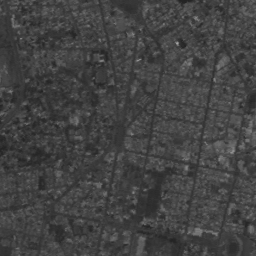
#> input picture Taller 2/images/QUITO.png, 256 x 256 px
$ jupyter execute Punto2.ipynb
#> lines starting #> are read from the running program, lines starting #| are printed output that depends on the picture
# Ecualización del histograma

[cell 1]
import cv2
import matplotlib.pyplot as plt

[cell 2]
imagen_quito = cv2.imread('images/QUITO.png', cv2.IMREAD_GRAYSCALE)
#> imagen_quito is the input picture: shape (256, 256); min 35, max 166, mean 66.3
imagen_baboon = cv2.imread('images/BABOON.png', cv2.IMREAD_GRAYSCALE)
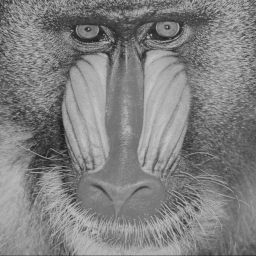
#> input picture Taller 2/images/BABOON.png, 256 x 256 px
#> imagen_baboon is the input picture: shape (256, 256); min 27, max 198, mean 128.7

[cell 3]
def mostrar_histograma(imagen):
    hist = cv2.calcHist([imagen],[0],None,[256],[0,256])
#> hist = 256 values, max 2369 at index 62, min 0 at index 0, mean 256
    plt.plot(hist)
    plt.show()
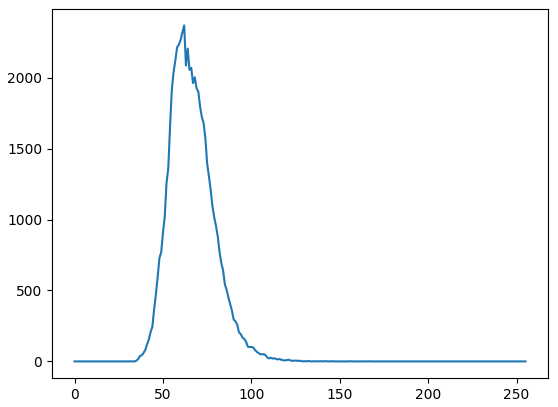
#> figure drawn by matplotlib, 1 panel; curve peaks at x = 62, y = 2369

[cell 4]
hist_quito = mostrar_histograma(imagen_quito)

[cell 5]
plt.imshow(imagen_quito, cmap='gray', vmin=0, vmax=255)

## Ecualización de la imagen QUITO

[cell 6]
image_quito_ecu = cv2.equalizeHist(imagen_quito)
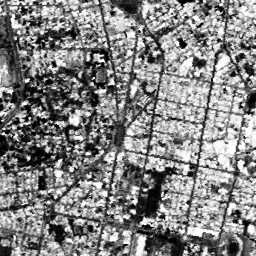
#> image_quito_ecu: shape (256, 256); min 0, max 255, mean 130.6

[cell 7]
plt.imshow(image_quito_ecu, cmap='gray', vmin=0, vmax=255)

[cell 8]
mostrar_histograma(image_quito_ecu)
#> in mostrar_histograma (call 2), `hist = cv2.calcHist([imagen],[0],None,[256],[0,256])`: hist = 256 values, max 2369 at index 107, min 0 at index 6, mean 256
#> in mostrar_histograma (call 2), `plt.show()`:
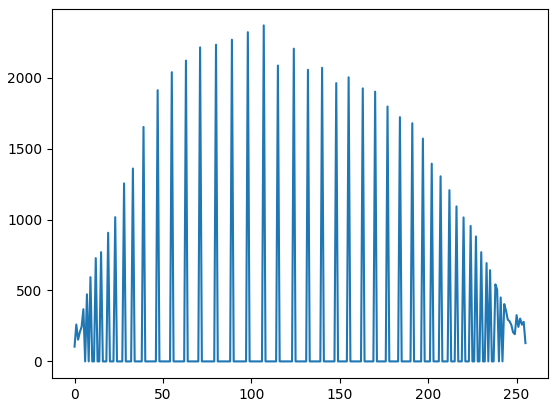
#> figure drawn by matplotlib, 1 panel; curve peaks at x = 107, y = 2369

### *¿A qué se debe la discontinuidad del histograma ecualizado?*

En este caso como se esta trabajando ecualización, se busca redistribuir los niveles de intensidad para lograr una distribución más uniforme. Como consecuencia, algunos valores de intensidad se agrupan en ciertos niveles, mientras que otros quedan vacíos, lo que genera picos pronunciados en la distribución. Esta agrupación de valores provoca la discontinuidad observada en el histograma ecualizado, caracterizada por la presencia de picos y valles.

## Segunda equalización de la imagen QUITO

[cell 9]
segundo_quito_ecu = cv2.equalizeHist(image_quito_ecu)

[cell 10]
plt.imshow(segundo_quito_ecu, cmap='gray', vmin=0, vmax=255)

[cell 11]
mostrar_histograma(segundo_quito_ecu)
#> in mostrar_histograma (call 3), `hist = cv2.calcHist([imagen],[0],None,[256],[0,256])`: hist = 256 values, max 2369 at index 107, min 0 at index 4, mean 256
#> in mostrar_histograma (call 3), `plt.show()`:
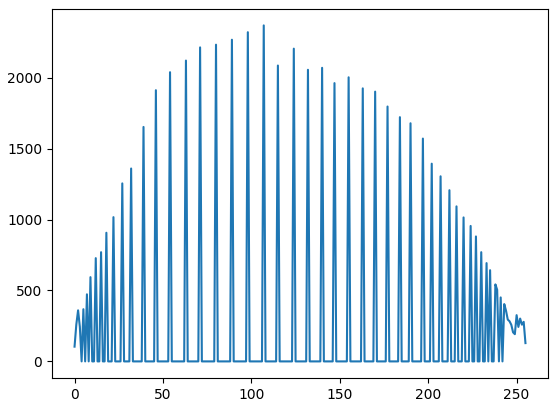
#> figure drawn by matplotlib, 1 panel; curve peaks at x = 107, y = 2369

### *¿Qué pasa? ¿Por qué?*

Al realizar una segunda ecualización, se observó que el histograma no presentó cambios abruptos en las intensidades. Esto se debe a que, tras la primera ecualización, la distribución de los niveles de intensidad ya es aproximadamente uniforme, lo que limita la posibilidad de una transformación adicional significativa. Sin embargo, se notó una mejora en la distribución de intensidades en el rango de 0 a 20, donde la uniformidad aumentó, reflejando una mejor redistribución de los valores en esa región específica.

## Equalización de la imagen BABOON

### Histograma Original

[cell 12]
mostrar_histograma(imagen_baboon)
#> in mostrar_histograma (call 4), `hist = cv2.calcHist([imagen],[0],None,[256],[0,256])`: hist = 256 values, max 907 at index 121, min 0 at index 0, mean 256
#> in mostrar_histograma (call 4), `plt.show()`:
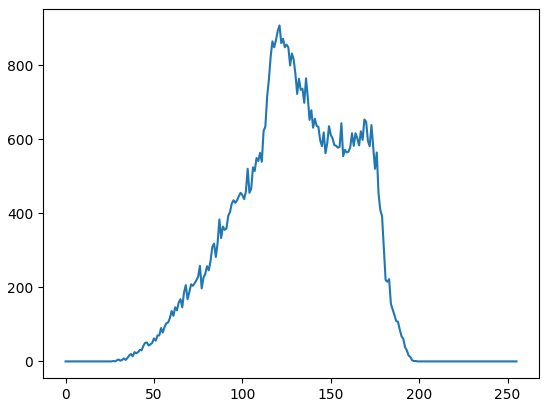
#> figure drawn by matplotlib, 1 panel; curve peaks at x = 121, y = 907

[cell 13]
plt.imshow(imagen_baboon, cmap='gray', vmin=0, vmax=255)

[cell 14]
imagen_baboon_ecu = cv2.equalizeHist(imagen_baboon)
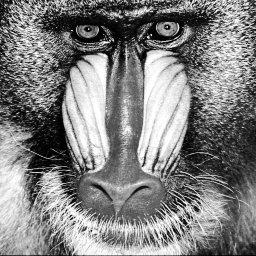
#> imagen_baboon_ecu: shape (256, 256); min 0, max 255, mean 128.6

[cell 15]
plt.imshow(imagen_baboon_ecu, cmap='gray', vmin=0, vmax=255)

[cell 16]
mostrar_histograma(imagen_baboon_ecu)
#> in mostrar_histograma (call 5), `hist = cv2.calcHist([imagen],[0],None,[256],[0,256])`: hist = 256 values, max 907 at index 102, min 0 at index 27, mean 256
#> in mostrar_histograma (call 5), `plt.show()`:
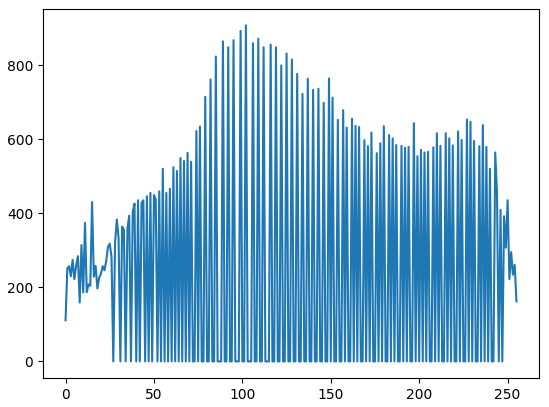
#> figure drawn by matplotlib, 1 panel; curve peaks at x = 102, y = 907

## Segunda equalización de la imagen BABOON

[cell 17]
segunda_baboon_ecu = cv2.equalizeHist(imagen_baboon_ecu)

[cell 18]
plt.imshow(segunda_baboon_ecu, cmap='gray', vmin=0, vmax=255)

[cell 19]
mostrar_histograma(segunda_baboon_ecu)
#> in mostrar_histograma (call 6), `hist = cv2.calcHist([imagen],[0],None,[256],[0,256])`: hist = 256 values, max 907 at index 102, min 0 at index 10, mean 256
#> in mostrar_histograma (call 6), `plt.show()`:
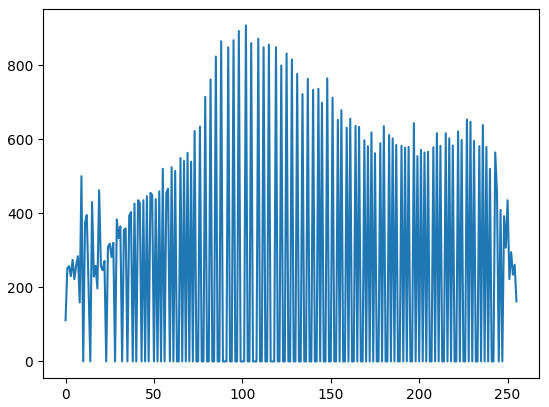
#> figure drawn by matplotlib, 1 panel; curve peaks at x = 102, y = 907
